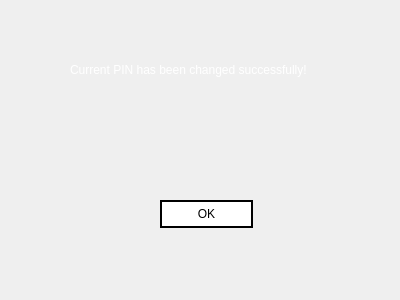
<?xml version="1.0" encoding="UTF-8"?>
<ui version="4.0">
 <class>Atm_ChangePin_Success</class>
 <widget class="QWidget" name="Atm_ChangePin_Success">
  <property name="geometry">
   <rect>
    <x>0</x>
    <y>0</y>
    <width>400</width>
    <height>300</height>
   </rect>
  </property>
  <property name="windowTitle">
   <string>CHANGE PIN SUCCESSFUL</string>
  </property>
  <property name="styleSheet">
   <string notr="true">

QPushButton{
background: transparent;
background-color: white;
border: 2px solid black;
}

QPushButton:hover{
background-color: rgb(30, 30, 30);
color: white;
}

QPushButton:pressed
{
font: bold;
}

</string>
  </property>
  <widget class="QLabel" name="label">
   <property name="geometry">
    <rect>
     <x>70</x>
     <y>60</y>
     <width>291</width>
     <height>21</height>
    </rect>
   </property>
   <property name="text">
    <string>&lt;html&gt;&lt;head/&gt;&lt;body&gt;&lt;p&gt;&lt;span style=&quot; color:#ffffff;&quot;&gt;Current PIN has been changed successfully!&lt;/span&gt;&lt;/p&gt;&lt;/body&gt;&lt;/html&gt;</string>
   </property>
  </widget>
  <widget class="QPushButton" name="okay">
   <property name="geometry">
    <rect>
     <x>160</x>
     <y>200</y>
     <width>93</width>
     <height>28</height>
    </rect>
   </property>
   <property name="text">
    <string>OK</string>
   </property>
  </widget>
  <widget class="QLabel" name="label_2">
   <property name="geometry">
    <rect>
     <x>0</x>
     <y>0</y>
     <width>401</width>
     <height>301</height>
    </rect>
   </property>
   <property name="styleSheet">
    <string notr="true">background-image: url(:/images/sbg1.png);</string>
   </property>
   <property name="text">
    <string/>
   </property>
  </widget>
  <zorder>label_2</zorder>
  <zorder>label</zorder>
  <zorder>okay</zorder>
 </widget>
 <resources>
  <include location="resource.qrc"/>
 </resources>
 <connections/>
</ui>
